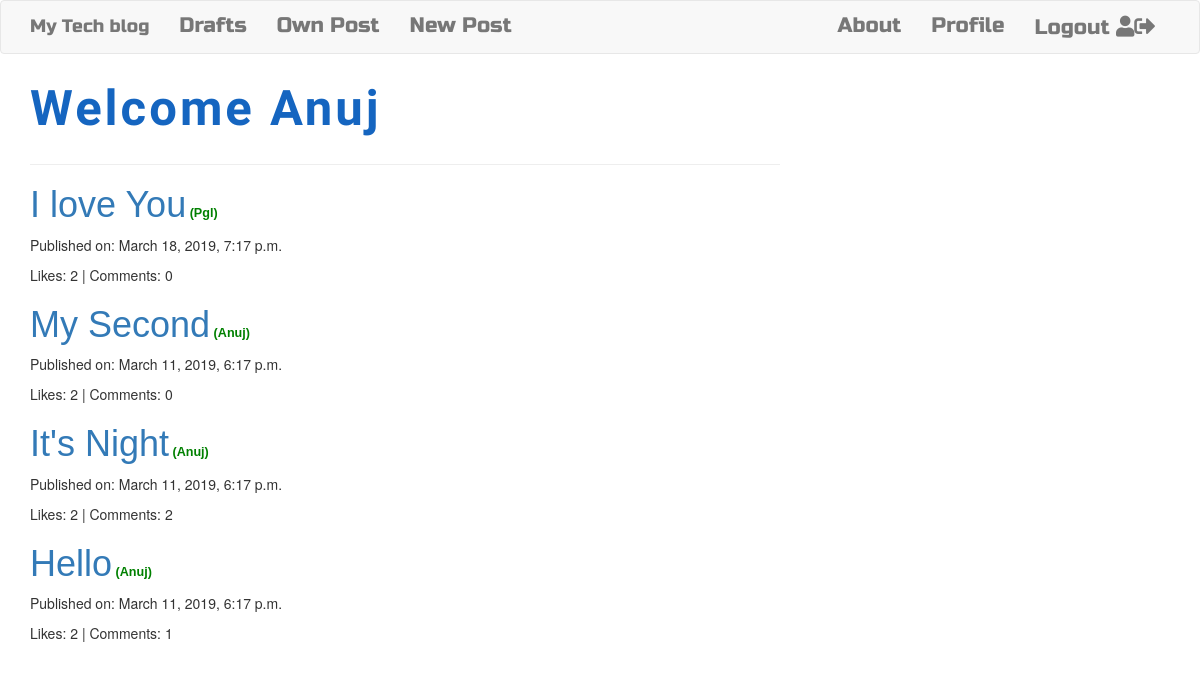
The app's page / (signed in) with its own data.
### app_blog/models.py (models this page shows, shortened)
class Post(models.Model):
    author = models.ForeignKey('auth.User',on_delete=models.CASCADE)
    title = models.CharField(max_length = 200)
    text = models.TextField()
    created_date = models.DateTimeField(default=timezone.now)
    published_date = models.DateTimeField(blank=True, null=True)
    likes = models.ManyToManyField('auth.User',related_name='likes')
    def approve_comments(self):
        return self.comments.filter(approved_comment = True)
    @property
    def total_likes(self):
        return self.likes.count()

### app_blog/views.py (the view)
# urls.py: url(r'^$',views.PostListView.as_view(),name='post_list'),
class PostListView(ListView):
    model = Post
    def get_queryset(self):
        return Post.objects.filter(published_date__lte=timezone.now()).order_by('-published_date')

### app_blog/templates/app_blog/post_list.html (shortened to what this page needs)
{% extends 'app_blog/base.html' %}
{% block content %}
<div class="centerstage">
    {% if user.is_authenticated %}
    <div class="user">
        <span>Welcome </span> <span class="author">{{ user.username }}</span>
    </div>
    <hr>
    {% endif %}
    {% for post in post_list %}
    <div class="post">
        <h1><a href="{% url 'post_detail' pk=post.pk %}">{{ post.title }}</a><span class="author list_author"> ({{ post.author }})</span></h1>
        <div class="date">
            <p>Published on: {{ post.published_date }}</p>
        </div>
        <div class="like-comment">
            <p>Likes: {{ post.total_likes }} | Comments: {{ post.approve_comments.count }}</p>
        </div>
    </div>
    {% endfor %}
</div>
{% endblock %}

### app_blog/static/css/blog.css (style rules this page uses)
.user { color:#1565C0; font-size: 3.5em; font-family: 'Signika', sans-serif; letter-spacing: 3px; font-weight: 550; }
.author { text-transform: capitalize; }
.list_author { font-size: .35em; font-weight: 700; color: green; }
.centerstage { margin-left: auto; margin-right: auto; }
.post h1 { font-family: 'Noto Sans TC', sans-serif; }

### records on screen
Post: title "I love You", author "Pgl", published_date "March 18, 2019, 7:17 p.m.", total_likes "2", approve_comments.count "0"
Post: title "My Second", author "Anuj", published_date "March 11, 2019, 6:17 p.m.", total_likes "2", approve_comments.count "0"
Post: title "It's Night", author "Anuj", published_date "March 11, 2019, 6:17 p.m.", total_likes "2", approve_comments.count "2"
Post: title "Hello", author "Anuj", published_date "March 11, 2019, 6:17 p.m.", total_likes "2", approve_comments.count "1"

### other values on screen
{{ user.username }} "Anuj"
